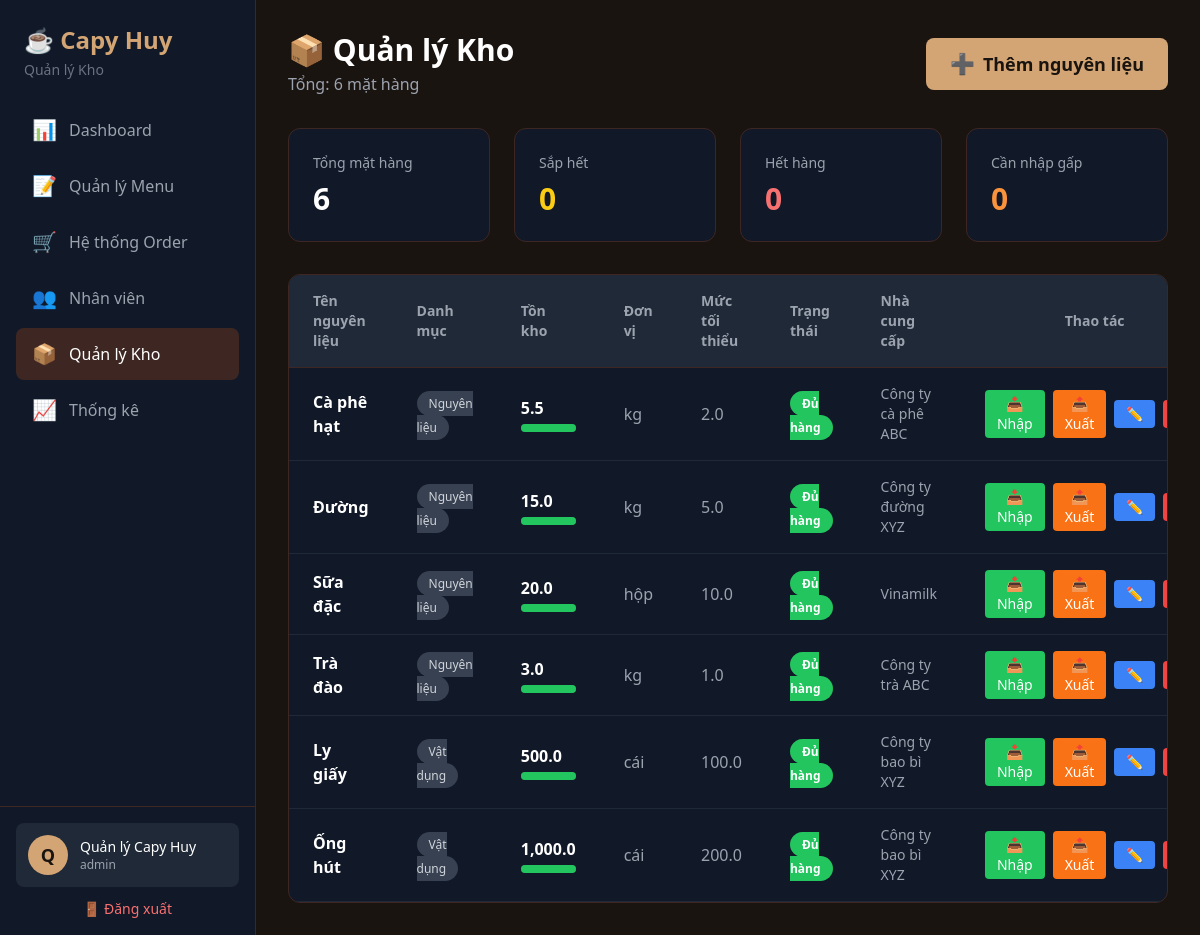
Page /pages/inventory.php (signed in) on the committed database.
### tables this page shows
CREATE TABLE IF NOT EXISTS inventory (
    id INT PRIMARY KEY AUTO_INCREMENT,
    item_name VARCHAR(100) NOT NULL,
    category VARCHAR(50),
    quantity DECIMAL(10,2) NOT NULL,
    unit VARCHAR(20) NOT NULL,
    min_quantity DECIMAL(10,2) NOT NULL,
    supplier VARCHAR(100),
    last_restock DATE,
    created_at TIMESTAMP DEFAULT CURRENT_TIMESTAMP
);

### pages/inventory.php (the view, shortened to what this page needs)
<?php
$database = new Database();
$db = $database->getConnection();
$inventory_items = [];
$stats = ['total' => 0, 'low_stock' => 0, 'out_of_stock' => 0, 'total_value' => 0];
try {
    $stmt = $db->prepare("SELECT * FROM inventory ORDER BY category, item_name");
    $stmt->execute();
    $inventory_items = $stmt->fetchAll(PDO::FETCH_ASSOC);
    foreach ($inventory_items as $item) {
        $stats['total']++;
    }
} catch(PDOException $e) {
    $message = "❌ Lỗi database: " . $e->getMessage();
    $messageType = 'error';
}
?>
<!DOCTYPE html>
<html lang="vi">
<head>
    <script src="https://cdn.tailwindcss.com"></script>
</head>
<body class="bg-coffee-dark text-gray-300">
    <div class="flex h-screen">
        <div class="w-64 bg-gray-900 border-r border-coffee-brown flex flex-col">
            <div class="p-6">
                <h2 class="text-2xl font-bold text-coffee-gold">☕ Capy Huy</h2>
                <p class="text-gray-500 text-sm mt-1">Quản lý Kho</p>
            </div>
            <nav class="flex-1 px-4 space-y-1">
                <a href="../index.php" class="flex items-center px-4 py-3 text-gray-400 hover:bg-gray-800 rounded-lg transition">
                    <span class="text-xl">📊</span><span class="ml-3">Dashboard</span>
                </a>
                <a href="menu.php" class="flex items-center px-4 py-3 text-gray-400 hover:bg-gray-800 rounded-lg transition">
                    <span class="text-xl">📝</span><span class="ml-3">Quản lý Menu</span>
                </a>
                <a href="orders.php" class="flex items-center px-4 py-3 text-gray-400 hover:bg-gray-800 rounded-lg transition">
                    <span class="text-xl">🛒</span><span class="ml-3">Hệ thống Order</span>
                </a>
                <a href="staff.php" class="flex items-center px-4 py-3 text-gray-400 hover:bg-gray-800 rounded-lg transition">
                    <span class="text-xl">👥</span><span class="ml-3">Nhân viên</span>
                </a>
                <a href="inventory.php" class="flex items-center px-4 py-3 bg-coffee-brown text-white rounded-lg">
                    <span class="text-xl">📦</span><span class="ml-3">Quản lý Kho</span>
                </a>
                <a href="reports.php" class="flex items-center px-4 py-3 text-gray-400 hover:bg-gray-800 rounded-lg transition">
                    <span class="text-xl">📈</span><span class="ml-3">Thống kê</span>
                </a>
            </nav>
            <div class="p-4 border-t border-coffee-brown">
                <div class="flex items-center p-3 bg-gray-800 rounded-lg">
                    <div class="w-10 h-10 bg-coffee-gold rounded-full flex items-center justify-center text-coffee-dark font-bold text-lg">
                        <?php echo strtoupper(substr($_SESSION['full_name'] ?? 'A', 0, 1)); ?>
                    </div>
                    <div class="ml-3">
                        <p class="text-sm font-medium text-white"><?php echo $_SESSION['full_name'] ?? 'Admin'; ?></p>
                        <p class="text-xs text-gray-400"><?php echo $_SESSION['role'] ?? 'admin'; ?></p>
                    </div>
                </div>
                <a href="../logout.php" class="mt-3 flex items-center justify-center text-red-400 text-sm hover:text-red-300 transition">
                    <span>🚪</span><span class="ml-1">Đăng xuất</span>
                </a>
            </div>
        </div>
        <div class="flex-1 overflow-y-auto">
            <div class="p-8">
                <div class="flex items-center justify-between mb-8">
                    <div>
                        <h1 class="text-3xl font-bold text-white">📦 Quản lý Kho</h1>
                        <p class="text-gray-400 mt-1">Tổng: <?php echo $stats['total']; ?> mặt hàng</p>
                    </div>
                    <button onclick="openAddModal()" class="bg-coffee-gold text-coffee-dark px-6 py-3 rounded-lg font-bold text-lg hover:bg-opacity-90 transition flex items-center">
                        <span class="text-xl mr-2">➕</span> Thêm nguyên liệu
                    </button>
                </div>
                <div class="grid grid-cols-1 md:grid-cols-4 gap-6 mb-8">
                    <div class="bg-gray-900 rounded-xl p-6 border border-coffee-brown">
                        <p class="text-gray-400 text-sm">Tổng mặt hàng</p>
                        <p class="text-3xl font-bold text-white mt-2"><?php echo $stats['total']; ?></p>
                    </div>
                    <div class="bg-gray-900 rounded-xl p-6 border border-coffee-brown">
                        <p class="text-gray-400 text-sm">Sắp hết</p>
                        <p class="text-3xl font-bold text-yellow-400 mt-2"><?php echo $stats['low_stock']; ?></p>
                    </div>
                    <div class="bg-gray-900 rounded-xl p-6 border border-coffee-brown">
                        <p class="text-gray-400 text-sm">Hết hàng</p>
                        <p class="text-3xl font-bold text-red-400 mt-2"><?php echo $stats['out_of_stock']; ?></p>
                    </div>
                    <div class="bg-gray-900 rounded-xl p-6 border border-coffee-brown">
                        <p class="text-gray-400 text-sm">Cần nhập gấp</p>
                        <p class="text-3xl font-bold text-orange-400 mt-2"><?php echo $stats['low_stock'] + $stats['out_of_stock']; ?></p>
                    </div>
                </div>
                <div class="bg-gray-900 rounded-xl border border-coffee-brown overflow-hidden">
                    <div class="overflow-x-auto">
                        <table class="w-full">
                            <thead>
                                <tr class="border-b border-coffee-brown bg-gray-800">
                                    <th class="py-4 px-6 text-left text-sm font-semibold text-gray-400">Tên nguyên liệu</th>
                                    <th class="py-4 px-6 text-left text-sm font-semibold text-gray-400">Danh mục</th>
                                    <th class="py-4 px-6 text-left text-sm font-semibold text-gray-400">Tồn kho</th>
                                    <th class="py-4 px-6 text-left text-sm font-semibold text-gray-400">Đơn vị</th>
                                    <th class="py-4 px-6 text-left text-sm font-semibold text-gray-400">Mức tối thiểu</th>
                                    <th class="py-4 px-6 text-left text-sm font-semibold text-gray-400">Trạng thái</th>
                                    <th class="py-4 px-6 text-left text-sm font-semibold text-gray-400">Nhà cung cấp</th>
                                    <th class="py-4 px-6 text-center text-sm font-semibold text-gray-400">Thao tác</th>
                                </tr>
                            </thead>
                            <tbody>
                                <?php foreach ($inventory_items as $item):
                                    $status_class = 'bg-green-500';
                                    $status_text = 'Đủ hàng';
                                    $quantity_percent = 100;
                                    $quantity_percent = min(100, max(0, $quantity_percent));
                                ?>
                                <tr class="border-b border-gray-800 hover:bg-gray-800 transition">
                                    <td class="py-4 px-6">
                                        <p class="text-white font-semibold"><?php echo $item['item_name']; ?></p>
                                    </td>
                                    <td class="py-4 px-6">
                                        <span class="px-3 py-1 bg-gray-700 rounded-full text-xs"><?php echo $item['category']; ?></span>
                                    </td>
                                    <td class="py-4 px-6">
                                        <div>
                                            <p class="text-white font-bold"><?php echo number_format($item['quantity'], 1); ?></p>
                                            <div class="w-full bg-gray-700 rounded-full h-2 mt-1">
                                                <div class="progress-bar h-2 rounded-full <?php echo $status_class; ?>"
                                                     style="width: <?php echo $quantity_percent; ?>%"></div>
                                            </div>
                                        </div>
                                    </td>
                                    <td class="py-4 px-6 text-gray-400"><?php echo $item['unit']; ?></td>
                                    <td class="py-4 px-6 text-gray-400"><?php echo number_format($item['min_quantity'], 1); ?></td>
                                    <td class="py-4 px-6">
                                        <span class="px-3 py-1 rounded-full text-xs font-bold text-white <?php echo $status_class; ?>">
                                            <?php echo $status_text; ?>
                                        </span>
                                    </td>
                                    <td class="py-4 px-6 text-gray-400 text-sm"><?php echo $item['supplier'] ?: 'Chưa cập nhật'; ?></td>
                                    <td class="py-4 px-6">
                                        <div class="flex items-center justify-center gap-2">
                                            <button onclick="importStock(<?php echo $item['id']; ?>, '<?php echo htmlspecialchars($item['item_name'], ENT_QUOTES); ?>')"
                                                    class="bg-green-500 hover:bg-green-600 text-white px-3 py-1 rounded text-sm transition" title="Nhập kho">
                                                📥 Nhập
                                            </button>
                                            <button onclick="exportStock(<?php echo $item['id']; ?>, '<?php echo htmlspecialchars($item['item_name'], ENT_QUOTES); ?>', <?php echo $item['quantity']; ?>)"
                                                    class="bg-orange-500 hover:bg-orange-600 text-white px-3 py-1 rounded text-sm transition" title="Xuất kho">
                                                📤 Xuất
                                            </button>
                                            <button onclick="editItem(<?php echo $item['id']; ?>, '<?php echo htmlspecialchars($item['item_name'], ENT_QUOTES); ?>', '<?php echo htmlspecialchars($item['category'], ENT_QUOTES); ?>', '<?php echo $item['unit']; ?>', <?php echo $item['min_quantity']; ?>, '<?php echo htmlspecialchars($item['supplier'] ?? '', ENT_QUOTES); ?>')"
                                                    class="bg-blue-500 hover:bg-blue-600 text-white px-3 py-1 rounded text-sm transition" title="Sửa">
                                                ✏️
                                            </button>
                                            <button onclick="deleteItem(<?php echo $item['id']; ?>, '<?php echo htmlspecialchars($item['item_name'], ENT_QUOTES); ?>')"
                                                    class="bg-red-500 hover:bg-red-600 text-white px-3 py-1 rounded text-sm transition" title="Xóa">
                                            </button>
                                        </div>
                                    </td>
                                </tr>
                                <?php endforeach; ?>
                            </tbody>
                        </table>
                    </div>
                </div>
            </div>
        </div>
    </div>
</body>
</html>

### pages/inventory.php (style rules this page uses)
.progress-bar { transition: width 0.5s ease; }

### rows in the picture
inventory: item_name "Cà phê hạt", category "Nguyên liệu", quantity "5.5", $quantity_percent 100 (drawn), unit "kg", min_quantity "2.0", status_text "Đủ hàng", supplier "Công ty cà phê ABC"
inventory: item_name "Đường", category "Nguyên liệu", quantity "15.0", $quantity_percent 100 (drawn), unit "kg", min_quantity "5.0", status_text "Đủ hàng", supplier "Công ty đường XYZ"
inventory: item_name "Sữa đặc", category "Nguyên liệu", quantity "20.0", $quantity_percent 100 (drawn), unit "hộp", min_quantity "10.0", status_text "Đủ hàng", supplier "Vinamilk"
inventory: item_name "Trà đào", category "Nguyên liệu", quantity "3.0", $quantity_percent 100 (drawn), unit "kg", min_quantity "1.0", status_text "Đủ hàng", supplier "Công ty trà ABC"
inventory: item_name "Ly giấy", category "Vật dụng", quantity "500.0", $quantity_percent 100 (drawn), unit "cái", min_quantity "100.0", status_text "Đủ hàng", supplier "Công ty bao bì XYZ"
inventory: item_name "Ống hút", category "Vật dụng", quantity "1,000.0", $quantity_percent 100 (drawn), unit "cái", min_quantity "200.0", status_text "Đủ hàng", supplier "Công ty bao bì XYZ"

### other values in the picture
substr($_SESSION['full_name'] ?? 'A', 0, 1) "Q"
$_SESSION['full_name'] "Quản lý Capy Huy"
$_SESSION['role'] "admin"
$stats['total'] "6"
$stats['low_stock'] "0"
$stats['out_of_stock'] "0"
$stats['low_stock'] + $stats['out_of_stock'] "0"
